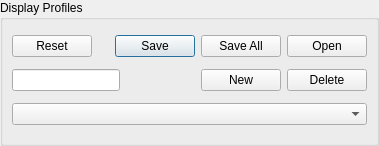
<?xml version="1.0" encoding="UTF-8"?>
<ui version="4.0">
 <class>ProfileWidget</class>
 <widget class="QWidget" name="ProfileWidget">
  <property name="geometry">
   <rect>
    <x>0</x>
    <y>0</y>
    <width>379</width>
    <height>146</height>
   </rect>
  </property>
  <property name="windowTitle">
   <string>Form</string>
  </property>
  <layout class="QVBoxLayout" name="verticalLayout">
   <property name="margin">
    <number>0</number>
   </property>
   <item>
    <widget class="QGroupBox" name="profileGroupBox">
     <property name="title">
      <string>Display Profiles</string>
     </property>
     <layout class="QVBoxLayout" name="verticalLayout_2">
      <item>
       <widget class="QDialogButtonBox" name="profileButtonBox">
        <property name="standardButtons">
         <set>QDialogButtonBox::Open|QDialogButtonBox::Reset|QDialogButtonBox::Save|QDialogButtonBox::SaveAll</set>
        </property>
       </widget>
      </item>
      <item>
       <layout class="QHBoxLayout" name="buttonLayout">
        <item>
         <widget class="QLineEdit" name="profileLineEdit"/>
        </item>
        <item>
         <spacer name="buttonSpacer">
          <property name="orientation">
           <enum>Qt::Horizontal</enum>
          </property>
          <property name="sizeHint" stdset="0">
           <size>
            <width>40</width>
            <height>20</height>
           </size>
          </property>
         </spacer>
        </item>
        <item>
         <widget class="QPushButton" name="newProfileButton">
          <property name="text">
           <string>New</string>
          </property>
         </widget>
        </item>
        <item>
         <widget class="QPushButton" name="deleteProfileButton">
          <property name="text">
           <string>Delete</string>
          </property>
         </widget>
        </item>
       </layout>
      </item>
      <item>
       <widget class="QComboBox" name="profileComboBox">
        <property name="editable">
         <bool>false</bool>
        </property>
       </widget>
      </item>
     </layout>
    </widget>
   </item>
  </layout>
 </widget>
 <resources/>
 <connections/>
</ui>
